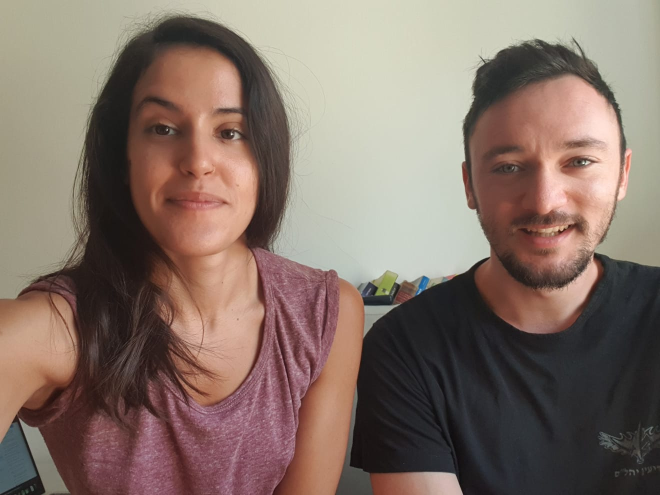
#> input picture server/test/0.jpeg, 1320 x 990 px, found by its file name (shown at 1/2 size)
$ python test.py
#> lines starting #> are read from the running program, lines starting #| are printed output that depends on the picture
### server/image_processor.py
import cv2
import numpy as np
import os

MAX_IMAGES = 4
MIN_IMAGES = 2

cascade_path = r'haarcascades\haarcascade_frontalface_default.xml'
cascade = cv2.CascadeClassifier(cascade_path)

orb_detector = cv2.ORB_create(5000)
matcher = cv2.BFMatcher(cv2.NORM_HAMMING, crossCheck=True)


# [88 lines left out: functions register, get_faces, overlay, merge, not called in this run]


class Imutils:

    def __init__(self):
        self.ready = False
        self.output = None
        self.input_files = [None] * 3
        self.images = [None] * 3
        self.boxes = []
        self.faces = []
        self.base_index = 0

    # [65 lines left out: functions add_image, reset, preprocess, process, not called in this run]

### server/test.py
import image_processor as ip
import cv2

im1 = cv2.imread(r"test3\0.jpeg")
#> im1 is the input picture: shape (990, 1320, 3); mean B, G, R 103.8, 113.7, 131.7
im2 = cv2.imread(r"test3\1.jpeg")
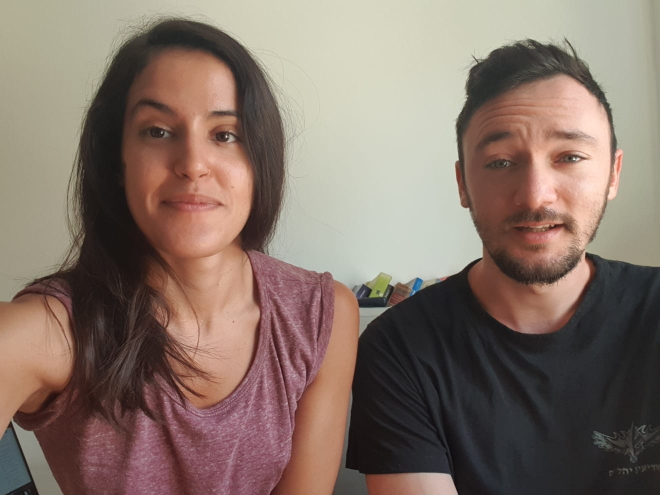
#> input picture server/test/1.jpeg, 1320 x 990 px, found by its file name (shown at 1/2 size)
#> im2 is the input picture: shape (990, 1320, 3); mean B, G, R 103.9, 114.1, 132.1
im3 = cv2.imread(r"test3\2.jpeg")
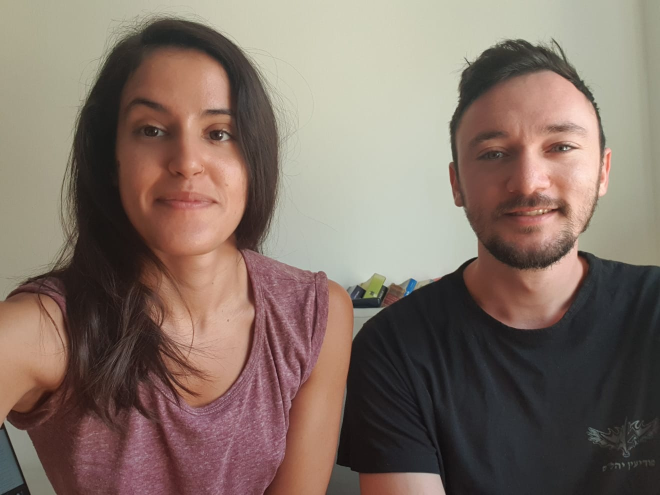
#> input picture server/test/2.jpeg, 1320 x 990 px, found by its file name (shown at 1/2 size)
#> im3 is the input picture: shape (990, 1320, 3); mean B, G, R 101.7, 111.8, 129

imutils = ip.Imutils()

#> (the run stopped early here; a loop or call above may not have finished)
